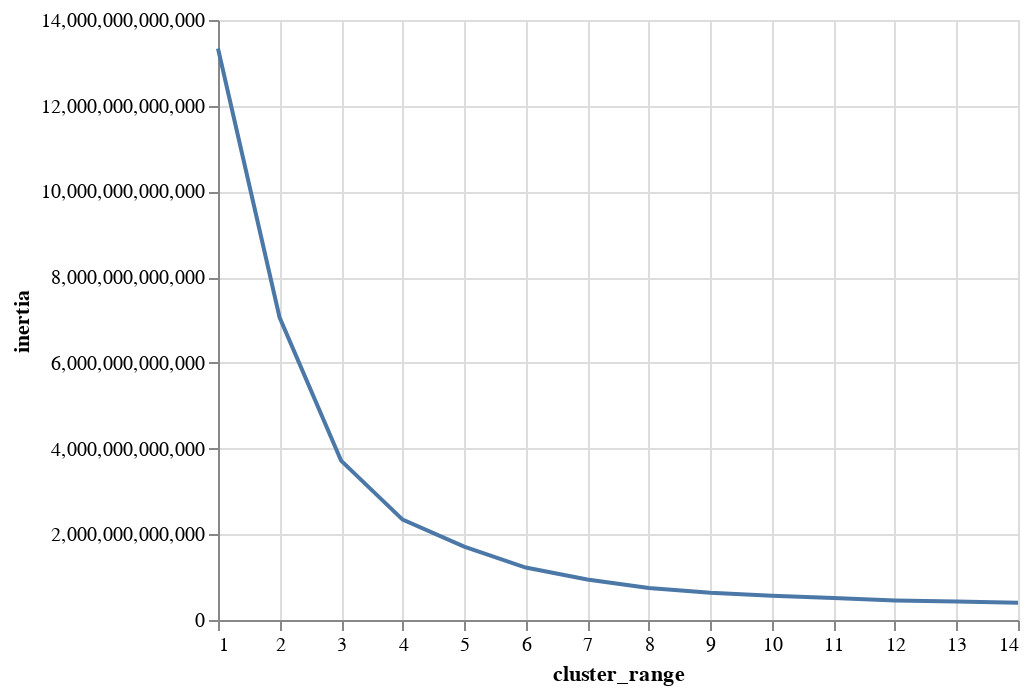

Source (notebook cell):
### Code cell
alt.Chart(clusters).mark_line().encode(alt.X('cluster_range'), alt.Y('inertia'))

### Figure 1 — Vega-Lite specification as saved in the notebook (floating-point values rounded to 4 significant figures)
{"config": {"view": {"continuousWidth": 400, "continuousHeight": 300}}, "data": {"name": "data-2fcfdbc8ea4e637031fb7e536f97b5a2"}, "mark": "line", "encoding": {"x": {"field": "cluster_range", "type": "quantitative"}, "y": {"field": "inertia", "type": "quantitative"}}, "$schema": "https://vega.github.io/schema/vega-lite/v4.17.0.json", "datasets": {"data-2fcfdbc8ea4e637031fb7e536f97b5a2": [{"cluster_range": 1, "inertia": 13340000000000.0}, {"cluster_range": 2, "inertia": 7063000000000.0}, {"cluster_range": 3, "inertia": 3719000000000.0}, {"cluster_range": 4, "inertia": 2342000000000.0}, {"cluster_range": 5, "inertia": 1714000000000.0}, {"cluster_range": 6, "inertia": 1224000000000.0}, {"cluster_range": 7, "inertia": 946400000000.0}, {"cluster_range": 8, "inertia": 748900000000.0}, {"cluster_range": 9, "inertia": 634600000000.0}, {"cluster_range": 10, "inertia": 563300000000.0}, {"cluster_range": 11, "inertia": 510700000000.0}, {"cluster_range": 12, "inertia": 457400000000.0}, {"cluster_range": 13, "inertia": 429500000000.0}, {"cluster_range": 14, "inertia": 402600000000.0}]}}
